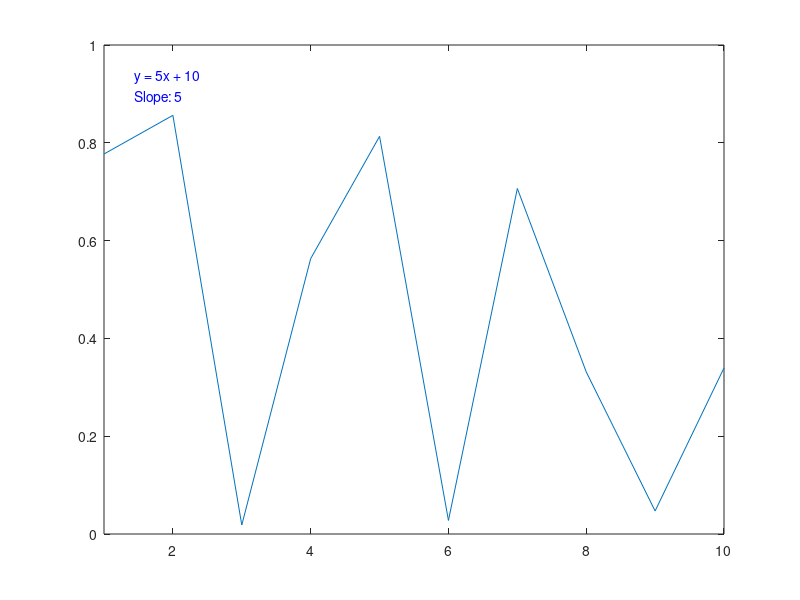

This figure's MATLAB source:
% Example plot
figure;
plot(1:10, rand(1, 10)); % Example data with x-axis starting at 1
hold on;

% Example values for slope and C
slope = 5; % Example slope value
C = 10;    % Example intercept value

% Set the annotation text using normalized coordinates
% 'Units', 'normalized' makes the coordinates relative to the axes
text(0.05, 0.95, {['y = ' num2str(slope) 'x + ' num2str(C)], ['Slope: ' num2str(slope)]}, ...
     'Units', 'normalized', 'HorizontalAlignment', 'left', 'VerticalAlignment', 'top', ...
     'Color', 'blue', 'FontSize', 10);

% Adjust plot limits if necessary to ensure text visibility
xlim([1 10]);
ylim([0 1]);
